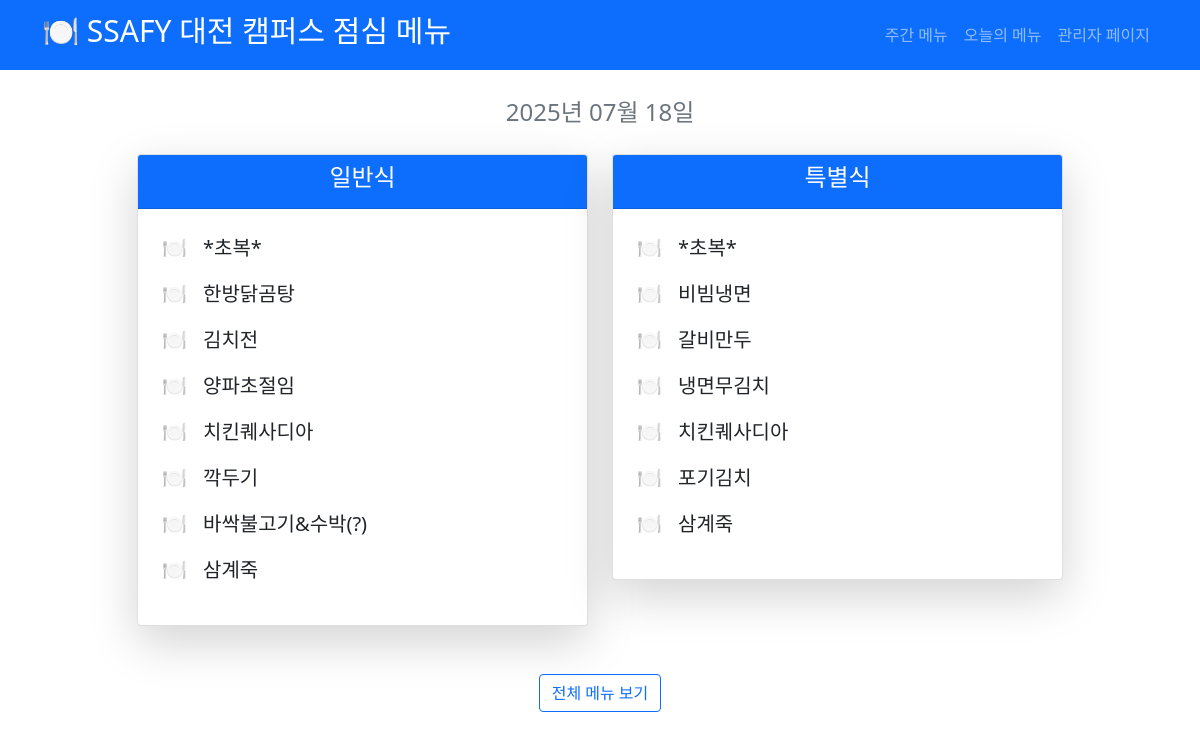
The page /today/ on the database its author committed.
### lunchup/models.py (models this page shows, shortened)
class LunchMenu(models.Model):
    MENU_TYPE_CHOICES = [
        ('normal', '일반식'),
        ('special', '특별식'),
    ]
    date = models.DateField(
        verbose_name="급식 날짜",
        default=timezone.now,
        help_text="급식을 제공하는 날짜"
    )
    menu_type = models.CharField(
        verbose_name="메뉴 타입",
        max_length=10,
        choices=MENU_TYPE_CHOICES,
        default='A',
        help_text="일반식단 또는 특별식단 선택"
    )
    menu_content = models.TextField(
        verbose_name="점심 메뉴",
        help_text="점심 메뉴 내용을 입력하세요"
    )
    created_at = models.DateTimeField(auto_now_add=True)
    updated_at = models.DateTimeField(auto_now=True)
    class Meta:
        verbose_name = "급식 메뉴"
        verbose_name_plural = "급식 메뉴들"
        ordering = ['-date', 'menu_type']  # 최신 날짜순, 메뉴 타입순으로 정렬
        unique_together = ['date', 'menu_type']  # 같은 날짜, 같은 타입의 중복 방지
    def get_menu_list(self):
        return [menu.strip() for menu in self.menu_content.split('\n') if menu.strip()]

### lunchup/views.py (the view)
# urls.py: path('today/', views.today_menu, name='today_menu'),
def today_menu(request):
    today = timezone.now().date()
    menus = LunchMenu.objects.filter(date=today).order_by('menu_type')
    return render(request, '../templates/today_menu.html', {
        'menus': menus,
        'today': today,
        'title': '오늘의 급식 메뉴'
    })

### templates/today_menu.html
{% extends 'base.html' %}
{% block content %}
<div class="row justify-content-center">
    <div class="col-md-10">
        <div class="text-center mb-4">
            <p class="lead text-muted" style="font-size: 150%;">{{ today|date:"Y년 m월 d일" }}</p>
        </div>
        {% if menus %}
            <div class="row">
                {% for menu in menus %}
                <div class="col-md-6 mb-4">
                    <div class="card shadow-lg">
                        <div class="card-header bg-primary text-white text-center">
                            <h4>{{ menu.get_menu_type_display }}</h4>
                        </div>
                        <div class="card-body p-4">
                            <div class="menu-content">
                                {% for item in menu.get_menu_list %}
                                    <div class="d-flex align-items-center mb-3">
                                        <span class="text-primary me-3 fs-5">🍽️</span>
                                        <span class="fs-5">{{ item }}</span>
                                    </div>
                                {% endfor %}
                            </div>
                        </div>
                    </div>
                </div>
                {% endfor %}
            </div>
        {% else %}
            <div class="alert alert-warning text-center">
                <h4>오늘의 메뉴가 등록되지 않았습니다.</h4>
                <p>관리자에게 문의하거나 메뉴를 추가해주세요.</p>
            </div>
        {% endif %}
        <div class="text-center mt-4">
            <a href="{% url 'lunchup:menu_list' %}" class="btn btn-outline-primary">전체 메뉴 보기</a>
        </div>
    </div>
</div>
{% endblock %}

### rows shown on the page
LunchMenu: menu_type "일반식", get_menu_list "*초복*" "한방닭곰탕" "김치전" "양파초절임" "치킨퀘사디아" "깍두기" "바싹불고기&수박(?)" "삼계죽"
LunchMenu: menu_type "특별식", get_menu_list "*초복*" "비빔냉면" "갈비만두" "냉면무김치" "치킨퀘사디아" "포기김치" "삼계죽"
